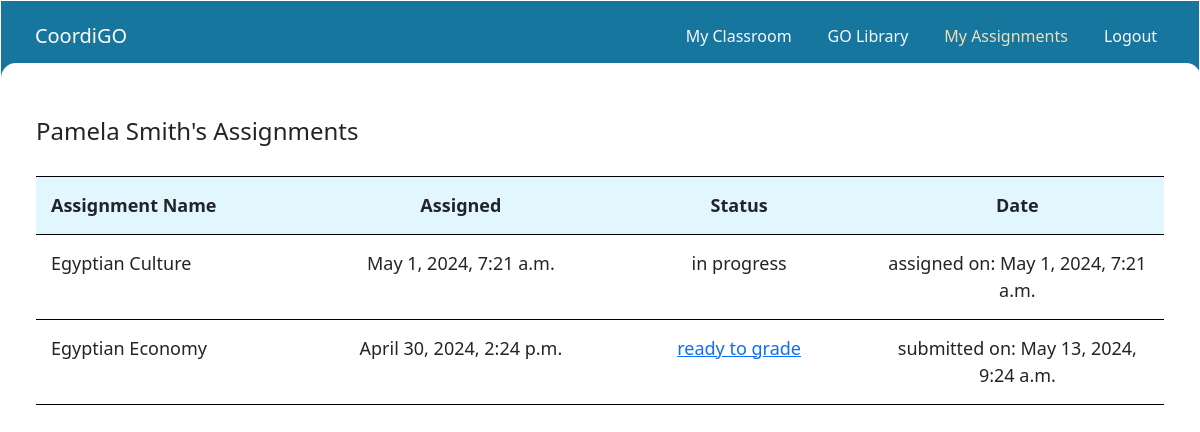
The page /assignments_custom/3 (signed in) on the database its author committed.
### coordi/models.py (models this page shows, shortened)
class User(AbstractUser):
    user_type = models.CharField(choices=User_Types, max_length=60, default="")

class Assignments(models.Model):
    student_id = models.ForeignKey(User, on_delete=models.CASCADE, default="")
    go_id = models.ForeignKey(CustomGO, on_delete=models.CASCADE, default="")
    assigned = models.DateTimeField(blank=True, null=True, verbose_name='assigned')
    completed = models.DateTimeField(blank=True, null=True, verbose_name='completed')
    graded = models.DateTimeField(blank=True, null=True, verbose_name='graded')
    grade = models.CharField(max_length=1, default="", null=True, blank=True)

class CustomGO(models.Model):
    type = models.CharField(choices=GO_Types, max_length=64, default="")
    name = models.CharField(max_length=64, default="")
    instruction = models.CharField(max_length=320, default="")
    numRows = models.IntegerField(blank=True, null=True)
    col1Title = models.CharField(max_length=64, default="")
    col2Title = models.CharField(max_length=64, default="")
    def __str__(self):
        return f"{self.name}"

### coordi/views.py (the view)
# urls.py: path("assignments_custom/<int:id>", views.assignments_custom, name="assignments_custom"),
@login_required
def assignments_custom(request, id):
    student = User.objects.get(pk = id)
    assignments = Assignments.objects.filter(student_id = student).order_by('-assigned')
    return render(request, "coordi/assignmentsCustom.html", {
        "assignments" : assignments,
        "student" : student
    })

### coordi/templates/coordi/assignmentsCustom.html (shortened to what this page needs)
{% extends "coordi/layout.html" %}
{% block nav %}
    {% include "coordi/navTeacher.html" %}
{% endblock %}
{% block body %}
    <h1>{{student.first_name}} {{student.last_name}}'s Assignments</h1>
    <div class="grid-table-wrapper">
        <div class="grid-row-wrapper">
            <p>Assignment Name</p>
            <p>Assigned</p>
            <p>Status</p>
            <p>Date</p>
        </div>
        {% for assignment in assignments %}
            <div class="grid-row-wrapper">
                <p>{{assignment.go_id}}</p>
                <p>{{assignment.assigned}}</p>
                {% if not assignment.completed %}
                    <p> in progress </p>
                    <p> assigned on: {{assignment.assigned}}</p>
                {% endif %}
                {% if assignment.completed and not assignment.graded %}
                    <p>
                        <a href="{% url 'grades' %}"> ready to grade </a>
                    </p>
                    <p> submitted on: {{assignment.completed}}</p>
                {% endif %}
            </div>
        {% endfor %}
    </div>
{% endblock %}

### coordi/static/coordi/styles.css (style rules this page uses)
:root { --color-top-nav: #16769d; --color-login-gray: #d2cfc1; --color-teacher-classtoom: #F6E2A8; --color-go-library: #BBECFD; --color-go-blue-light: #E2F6FE; --color-assignments-teacher: #D0E9BA; --color-teacher-button: #2F2965; }
body { background: white; margin: 3%; }
h1 { font-size: 1.5rem; font-weight: 500; margin-bottom: 30px; z-index: 1; position: relative; }
p { font-size: 18px; max-width: 750px; }
.grid-table-wrapper { display: grid; grid-template-rows: auto; }
.grid-table-wrapper div:first-child { font-weight: 600; font-size: 2.2rem; border-top: 1px solid black; background: var(--color-go-blue-light); }
.grid-table-wrapper p:not(:first-child) { text-align: center; }
.grid-row-wrapper, .grid-row-wrapper-assign { display: grid; grid-template-columns: 1fr 1fr 1fr 1fr; border-bottom: 1px solid black; padding: 15px; gap: 15px; }
.grid-row-wrapper p { margin-bottom: 0px; }

### rows shown on the page
User: first_name "Pamela", last_name "Smith"
Assignments: go_id "Egyptian Culture", assigned "May 1, 2024, 7:21 a.m."
Assignments: go_id "Egyptian Economy", assigned "April 30, 2024, 2:24 p.m.", completed "May 13, 2024, 9:24 a.m."
